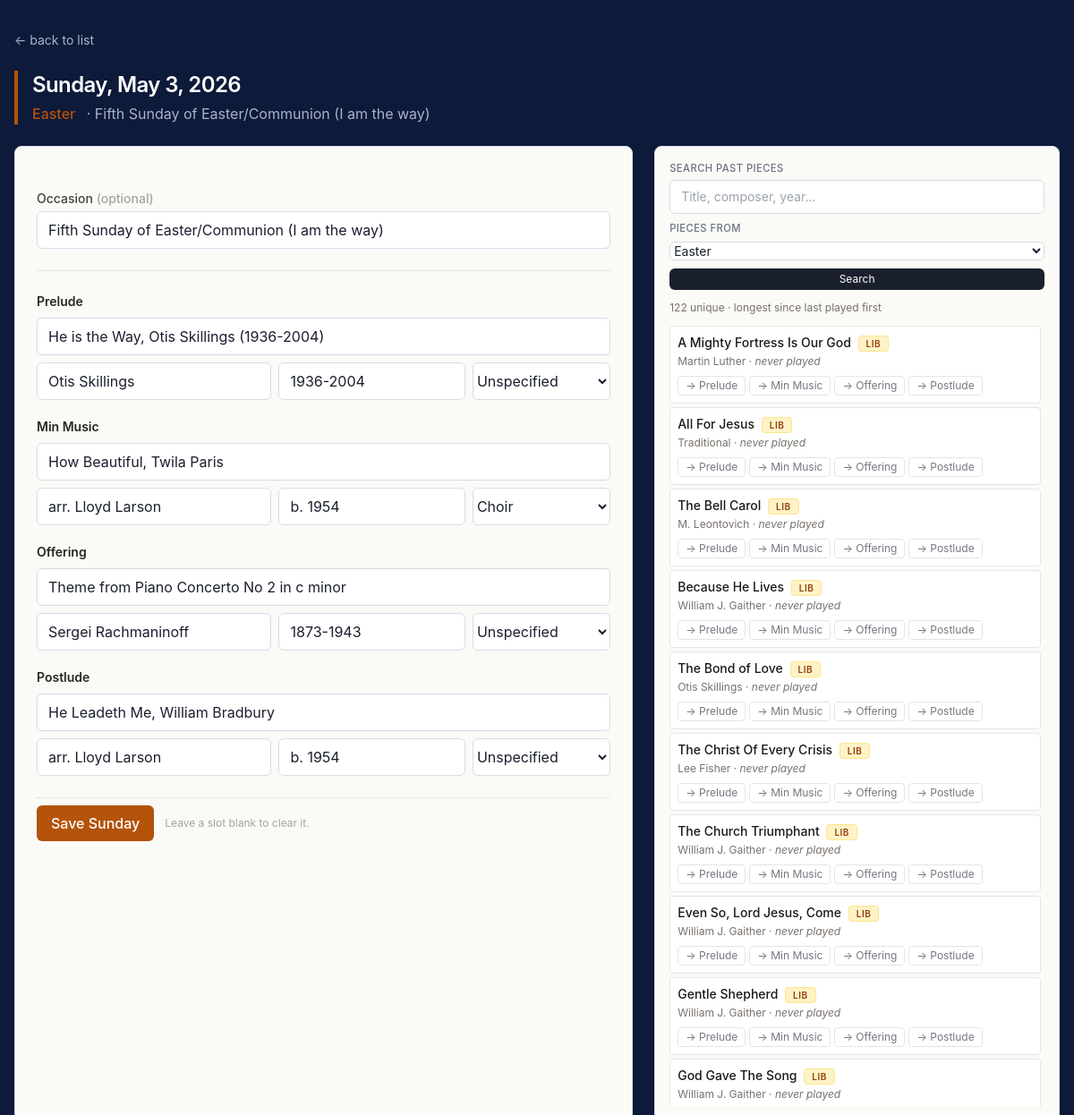
Page /plan/2026-05-03 on the committed database.
### tables this page shows
CREATE TABLE pieces (
            id INTEGER PRIMARY KEY AUTOINCREMENT,
            season TEXT, lectionary_year TEXT, calendar_year INTEGER,
            date TEXT, occasion TEXT, slot TEXT, performer TEXT,
            chosen_by TEXT, title TEXT, composer TEXT, composer_dates TEXT,
            hymn_no TEXT, flag TEXT, source_file TEXT,
            status TEXT DEFAULT 'played'
        , library_only INTEGER DEFAULT 0);

### music_picker/routes.py (the view, shortened to what this page needs)
@bp.route('/plan/<iso>', methods=['GET', 'POST'])
def plan(iso):
    try:
        y, m, d = [int(x) for x in iso.split('-')]
        the_date = date_class(y, m, d)
    except (ValueError, TypeError):
        abort(404)
    date_str, year = iso_to_db_parts(iso)
    form_season = season_for_date(the_date)
    rows = get_db().execute("SELECT * FROM pieces WHERE calendar_year=? AND date=?", (year, date_str)).fetchall()
    slot_data = {s: {'title': '', 'composer': '', 'composer_dates': '', 'performer': 'Unspecified'} for s in SLOTS}
    hymns = []
    occasion = ''
    for r in rows:
        if is_library(r):
            continue
        if r['slot'] == 'Hymn':
            hymns.append({'title': r['title'], 'hymn_no': r['hymn_no']})
        elif r['slot'] in SLOTS and r['chosen_by'] == 'Michael':
            slot_data[r['slot']] = {'title': r['title'], 'composer': r['composer'],
                                    'composer_dates': r['composer_dates'], 'performer': r['performer'] or 'Unspecified'}
        if r['occasion'] and not occasion:
            occasion = r['occasion']
    filter_season_raw = request.args.get('filter_season')
    if filter_season_raw is None:
        filter_season = form_season
    elif filter_season_raw == '__all__':
        filter_season = ''
    else:
        filter_season = filter_season_raw
    search_q = request.args.get('q', '').strip()
    show_all = request.args.get('all_past') == '1'
    limit = None if show_all else 25
    past_pieces, past_total = get_past_pieces_for_season(filter_season if filter_season else None, search_q=search_q, limit=limit)
    past_truncated = (not show_all) and past_total > 25
    return render_template('plan.html', iso=iso, display_date=the_date.strftime('%A, %B %-d, %Y'),
        slot_data=slot_data, slot_names=SLOTS, hymns=hymns, occasion=occasion, form_season=form_season,
        seasons=SEASONS, performers=PERFORMERS, filter_season=filter_season, search_q=search_q,
        past_pieces=past_pieces, past_total=past_total, past_truncated=past_truncated,
        season_palette=season_palette)

### music_picker/calendar_utils.py (called while the page is built)
def to_sortable_date(r):
    year = r['calendar_year'] or 0
    mon_str, _, day_str = (r['date'] or '').partition(' ')
    return (year, MONTHS.get(mon_str, 0), int(day_str) if day_str.isdigit() else 0)

def format_last_played(t):
    year, month, _ = t
    if not year:
        return ''
    return f"{['','Jan','Feb','Mar','Apr','May','Jun','Jul','Aug','Sep','Oct','Nov','Dec'][month]} {year}"

def iso_to_db_parts(iso):
    y, m, d = iso.split('-')
    return f'{MONTHS_REV[int(m)]} {int(d):02d}', int(y)

### music_picker/constants.py (called while the page is built)
def season_palette(season):
    return SEASON_COLORS.get(season, SEASON_COLORS['Pentecost'])

### music_picker/db.py (called while the page is built)
def get_db():
    if 'db' not in g:
        g.db = sqlite3.connect(current_app.config['DB_PATH'])
        g.db.row_factory = sqlite3.Row
    return g.db

### music_picker/services.py (called while the page is built)
def is_library(r):
    try:
        return bool(r['library_only'])
    except (KeyError, IndexError):
        return False

### music_picker/templates/plan.html (shortened to what this page needs)
<!doctype html>
<html lang="en">
<head>
  <script src="https://cdn.tailwindcss.com"></script>
</head>
<body>
<div class="max-w-7xl mx-auto px-4 py-8">
  <a href="/" class="text-on-dark-muted hover:text-on-dark text-sm mb-6 inline-block">← back to list</a>
  {% set p = season_palette(form_season) %}
  <header class="mb-6 pl-4" style="border-left: 4px solid {{ p.accent }};">
    <h1 class="text-2xl font-semibold tracking-tight text-on-dark">{{ display_date }}</h1>
    <p class="mt-1">
      <span class="font-medium" style="color: {{ p.accent }};">{{ p.label }}</span>
      {% if occasion %}<span class="ml-2 text-on-dark-muted">· {{ occasion }}</span>{% endif %}
    </p>
  </header>
  <div class="grid grid-cols-1 lg:grid-cols-5 gap-6">
    <form method="post" class="card lg:col-span-3 space-y-6 p-6">
      <div>
        <label class="block text-sm font-medium text-stone-700 mb-1">Occasion <span class="text-stone-400">(optional)</span></label>
        <input type="text" name="occasion" value="{{ occasion or '' }}" class="w-full">
      </div>
      <div class="border-t border-stone-200 pt-6 space-y-5">
        {% for slot in slot_names %}
        <div>
          <label class="block text-sm font-semibold text-stone-800 mb-2">{{ slot }}</label>
          <div class="space-y-2">
            <input type="text" id="title_{{ slot }}" name="title_{{ slot }}" value="{{ slot_data[slot].title or '' }}" placeholder="Title" class="w-full">
            <div class="grid grid-cols-12 gap-2">
              <input type="text" id="composer_{{ slot }}" name="composer_{{ slot }}" value="{{ slot_data[slot].composer or '' }}" placeholder="Composer" class="col-span-5">
              <input type="text" id="composer_dates_{{ slot }}" name="composer_dates_{{ slot }}" value="{{ slot_data[slot].composer_dates or '' }}" placeholder="Dates, e.g. 1685-1750" class="col-span-4">
              <select name="performer_{{ slot }}" class="col-span-3">
                {% for pf in performers %}<option value="{{ pf }}" {% if pf == slot_data[slot].performer %}selected{% endif %}>{{ pf }}</option>{% endfor %}
              </select>
            </div>
          </div>
        </div>
        {% endfor %}
      </div>
      <div class="pt-2 border-t border-stone-200 flex items-center gap-3">
        <button type="submit" class="btn-primary">Save Sunday</button>
        <p class="text-xs text-stone-400">Leave a slot blank to clear it.</p>
      </div>
    </form>
    <aside class="lg:col-span-2">
      <div class="lg:sticky lg:top-4 card p-4">
        <form id="sidebar-form" method="get" class="mb-3 space-y-2">
          <div>
            <label class="label-tiny block mb-1">Search past pieces</label>
            <input type="text" name="q" value="{{ search_q or '' }}" placeholder="Title, composer, year…" class="text-sm w-full">
          </div>
          <div>
            <label class="label-tiny block mb-1">Pieces from</label>
            <select name="filter_season" class="text-sm w-full">
              {% for s in seasons %}<option value="{{ s }}" {% if s == filter_season %}selected{% endif %}>{{ s }}</option>{% endfor %}
            </select>
          </div>
          <div class="flex gap-2">
            <button type="submit" class="btn-dark flex-1 text-xs py-1">Search</button>
          </div>
        </form>
        <p class="text-xs text-stone-500 mb-3">{{ past_total }} unique{% if search_q %} matching "{{ search_q }}"{% endif %} · longest since last played first</p>
        <div id="past-list" class="space-y-1 max-h-[70vh] overflow-y-auto pr-1">
          {% for p in past_pieces %}
          <div class="text-sm border border-stone-200 rounded p-2 group" style="background: #fff;" data-title="{{ p.title }}" data-composer="{{ p.composer }}" data-dates="{{ p.composer_dates }}">
            <div class="font-medium text-stone-900">
              {{ p.title }}
              {% if p.library %}<span class="ml-1 badge-library">lib</span>{% endif %}
            </div>
            <div class="text-xs text-stone-500 mt-0.5">
              {{ p.composer or '—' }}{% if p.composer_dates %} ({{ p.composer_dates }}){% endif %}
              · {% if p.library %}<span class="italic">never played</span>{% else %}last {{ p.last_played_str or 'unknown' }} · {{ p.times }}×{% endif %}
            </div>
            <div class="flex flex-wrap gap-1 mt-2 opacity-60 group-hover:opacity-100 transition">
              {% for slot in slot_names %}
                <button type="button" class="fill-btn text-xs px-2 py-0.5 rounded border border-stone-300 hover:border-amber-400 hover:text-amber-800" data-target="{{ slot }}">→ {{ slot }}</button>
              {% endfor %}
            </div>
          </div>
          {% endfor %}
        </div>
      </div>
    </aside>
  </div>
</div>
</body>
</html>

### music_picker/templates/plan.html (style rules this page uses)
:root { --bg-page: #0d1a3a; --bg-page-edge: #081f62; --bg-card: #fafaf7; --bg-card-hover: #f3f4ed; --bg-card-subtle: #ebede2; --border-card: #d8dbe8; --text-on-dark: #fefefe; --text-on-dark-muted: #aab2cc; --text-primary: #1a1f2e; --text-secondary: #4b5563; --text-muted: #6b7280; --text-faint: #9ca3af; --accent-action: #b45309; --accent-action-hover: #92400e; --accent-action-soft-bg: #fef3c7; --season-advent: #7c3aed; --season-advent-bg: #f5f3ff; --season-epiphany: #0891b2; --season-epiphany-bg: #ecfeff; --season-lent: #6b21a8; --season-lent-bg: #faf5ff; --season-easter: #b45309; --season-easter-bg: #fef3c7; --season-pentecost:#15803d; --season-pentecost-bg:#f0fdf4; --library-fg: #92400e; --library-bg: #fef3c7; --library-border: #fde68a; --notice-success-bg: #d1fae5; --notice-success-fg: #065f46; --notice-success-border: #6ee7b7; --notice-warn-bg: #fef3c7; --notice-warn-fg: #78350f; --notice-warn-border: #fcd34d; --danger-fg: #b91c1c; --danger-bg: #fee2e2; --danger-border: #fca5a5; }
body { font-family: -apple-system, BlinkMacSystemFont, 'Segoe UI', sans-serif; background: var(--bg-page); color: var(--text-primary); min-height: 100vh; }
.card { background: var(--bg-card); border: 1px solid var(--border-card); border-radius: 0.5rem; }
.text-on-dark { color: var(--text-on-dark); }
.text-on-dark-muted { color: var(--text-on-dark-muted); }
.btn-primary { background: var(--accent-action); color: var(--text-on-dark); padding: 0.5rem 1rem; border-radius: 0.375rem; font-weight: 500; display: inline-block; transition: background 0.15s; }
.btn-dark { background: var(--text-primary); color: var(--text-on-dark); padding: 0.5rem 1rem; border-radius: 0.375rem; display: inline-block; }
.badge-library { background: var(--library-bg); color: var(--library-fg); border: 1px solid var(--library-border); font-size: 0.625rem; font-weight: 600; text-transform: uppercase; letter-spacing: 0.05em; padding: 0.125rem 0.5rem; border-radius: 0.25rem; white-space: nowrap; }
input[type="text"], input[type="number"], select, textarea { background: #fff; border: 1px solid var(--border-card); color: var(--text-primary); border-radius: 0.375rem; padding: 0.5rem 0.75rem; }
.label-tiny { font-size: 0.7rem; font-weight: 500; color: var(--text-muted); text-transform: uppercase; letter-spacing: 0.04em; }

### rows in the picture
pieces: occasion "Fifth Sunday of Easter/Communion (I am the way)", title "He is the Way, Otis Skillings (1936-2004)", composer "Otis Skillings", composer_dates "1936-2004", performer "Unspecified"
pieces: title "How Beautiful, Twila Paris", composer "arr. Lloyd Larson", composer_dates "b. 1954", performer "Choir"
pieces: title "Theme from Piano Concerto No 2 in c minor", composer "Sergei Rachmaninoff", composer_dates "1873-1943", performer "Unspecified"
pieces: title "He Leadeth Me, William Bradbury", composer "arr. Lloyd Larson", composer_dates "b. 1954", performer "Unspecified"
pieces: title "A Mighty Fortress Is Our God", composer "Martin Luther", slot_names "Prelude" "Min Music" "Offering" "Postlude"
pieces: title "All For Jesus", composer "Traditional", slot_names "Prelude" "Min Music" "Offering" "Postlude"
pieces: title "The Bell Carol", composer "M. Leontovich", slot_names "Prelude" "Min Music" "Offering" "Postlude"
pieces: title "Because He Lives", composer "William J. Gaither", slot_names "Prelude" "Min Music" "Offering" "Postlude"
pieces: title "The Bond of Love", composer "Otis Skillings", slot_names "Prelude" "Min Music" "Offering" "Postlude"
pieces: title "The Christ Of Every Crisis", composer "Lee Fisher", slot_names "Prelude" "Min Music" "Offering" "Postlude"
pieces: title "The Church Triumphant", composer "William J. Gaither", slot_names "Prelude" "Min Music" "Offering" "Postlude"
pieces: title "Even So, Lord Jesus, Come", composer "William J. Gaither", slot_names "Prelude" "Min Music" "Offering" "Postlude"
pieces: title "Gentle Shepherd", composer "William J. Gaither", slot_names "Prelude" "Min Music" "Offering" "Postlude"
pieces: title "God Gave The Song", composer "William J. Gaither"

### other values in the picture
{{ display_date }} "Sunday, May 3, 2026"
{{ p.label }} "Easter"
{{ slot }} "Prelude" "Min Music" "Offering" "Postlude"
{{ past_total }} "122"
form field filter_season "Easter"
